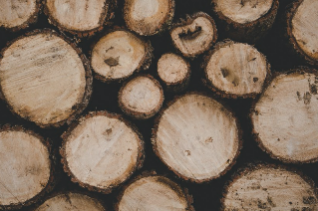
#> input picture imgs/1.png, 318 x 211 px, given in place of 1.jpg, which was not available
$ python processing_first.py   (older library calls are emulated)
#> lines starting #> are read from the running program, lines starting #| are printed output that depends on the picture; after the words box and inside, x2 and y2 are one past the last pixel; in counts of white or black regions, pixels touching at a corner belong together; pictures that were not available may be replaced by others from this repository, and a replacement may not be noted
# _*_ coding: utf-8 _*_
__author__ = 'LelandYan'
__date__ = '2019/5/15 13:57'
import cv2
import matplotlib.pyplot as plt


img = cv2.imread("1.jpg")
#> img is the input picture: shape (211, 318, 3); mean B, G, R 91.3, 107.9, 126.3
# plt.imshow(img)
# plt.show()

img_rbg = cv2.cvtColor(img,cv2.COLOR_BGR2RGB)
# [117 lines of commented-out code are left out]

img = cv2.cvtColor(img, cv2.COLOR_BGR2RGB)
# [8 lines of commented-out code are left out]
import numpy as np
med_val = np.median(img)
#> med_val = 117
lower = int(max(0, .7*med_val))
#> lower = 81
upper = int(min(255, 1.3*med_val))
#> upper = 152

img_k5 = cv2.blur(img, ksize = (5, 5))
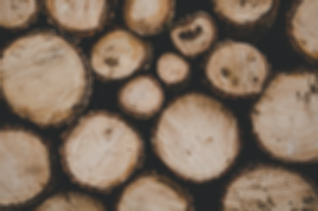
#> img_k5: shape (211, 318, 3); mean R, G, B 126.3, 107.9, 91.3
# Canny detection with different thresholds
edges_k5 = cv2.Canny(img_k5, threshold1 = lower, threshold2 = upper)
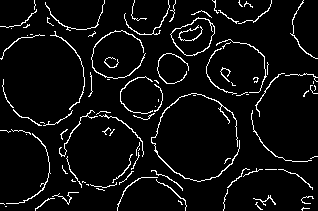
#> edges_k5: shape (211, 318); 5.8% white in thin lines or dots
edges_k5_2 = cv2.Canny(img_k5, lower, upper+100)
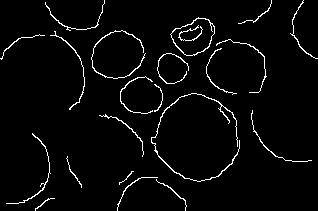
#> edges_k5_2: shape (211, 318); 3.3% white in thin lines or dots
# Blurring with ksize = 9
img_k9 = cv2.blur(img, ksize = (9, 9))
# Canny detection with different thresholds
edges_k9 = cv2.Canny(img_k9, lower, upper)
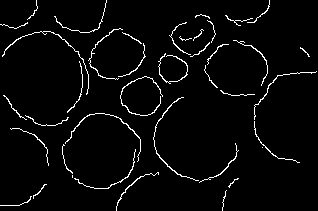
#> edges_k9: shape (211, 318); 3.5% white in thin lines or dots
edges_k9_2 = cv2.Canny(img_k9, lower, upper+100)
#> edges_k9_2: shape (211, 318); every value is 0
# Plot the images
images = [edges_k5, edges_k5_2, edges_k9, edges_k9_2]
plt.figure(figsize = (20, 15))
for i in range(4):
    plt.subplot(2, 2, i+1)
    plt.imshow(images[i])
    plt.axis('off')
plt.show()

$ run again, with imgs/11.png copied over imgs/1.png
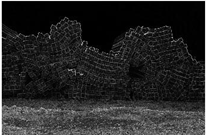
#> input picture imgs/11.png, 206 x 135 px, given in place of 1.jpg, which was not available
#> img is the input picture: shape (135, 206, 3); min 0, max 255, mean 38.1
#> med_val = 25
#> lower = 17
#> upper = 32
#> `edges_k5 = cv2.Canny(img_k5, threshold1 = lower, threshold2 = upper)`:
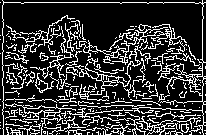
#> edges_k5: shape (135, 206); 21.4% white in thin lines or dots
#> edges_k5_2: shape (135, 206); 7.1% white in thin lines or dots
#> edges_k9: shape (135, 206); 9.9% white in thin lines or dots
#> `edges_k9_2 = cv2.Canny(img_k9, lower, upper+100)`:
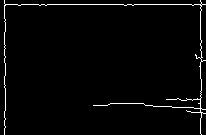
#> edges_k9_2: shape (135, 206); 2.4% white in thin lines or dots

$ run again, with imgs/12.png copied over imgs/1.png
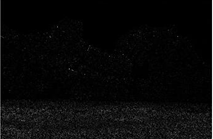
#> input picture imgs/12.png, 213 x 139 px, given in place of 1.jpg, which was not available
#> img is the input picture: shape (139, 213, 3); min 0, max 244, mean 8.6
#> med_val = 3
#> lower = 2
#> upper = 3
#> `edges_k5 = cv2.Canny(img_k5, threshold1 = lower, threshold2 = upper)`:
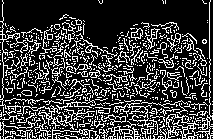
#> edges_k5: shape (139, 213); 23.2% white in thin lines or dots
#> edges_k5_2: shape (139, 213); 0.77% white in thin lines or dots, all inside (x1, y1, x2, y2) = (196, 0, 213, 139)
#> edges_k9: shape (139, 213); 19.2% white in thin lines or dots
#> `edges_k9_2 = cv2.Canny(img_k9, lower, upper+100)`:
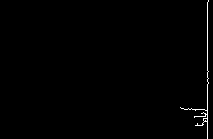
#> edges_k9_2: shape (139, 213); 0.72% white in thin lines or dots, all inside (x1, y1, x2, y2) = (180, 0, 209, 139)
